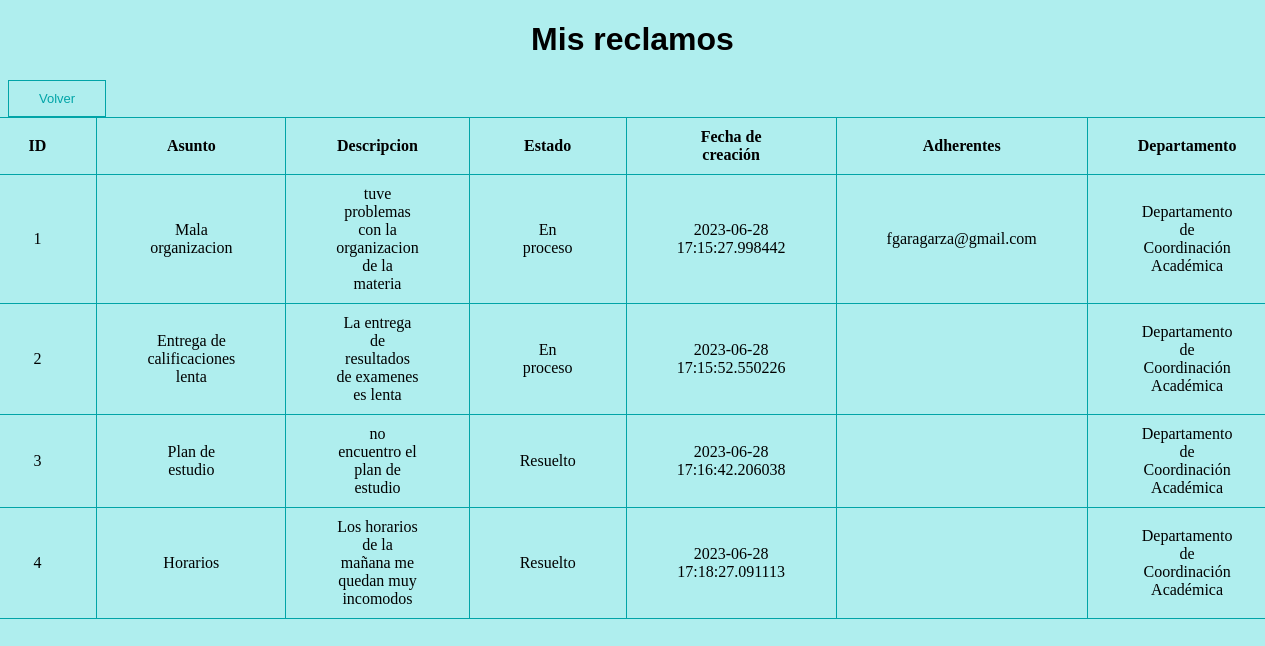
/mis_reclamos (signed in), run on the app's committed database.
### modules/classes.py (models this page shows, shortened)
class Reclamo(db.Model):
    id = db.Column(db.Integer,primary_key=True)
    usuario_creador = db.Column(db.String(100))
    asunto = db.Column(db.String(1000))
    descripcion = db.Column(db.String(1000))
    departamento_id = db.Column(db.Integer, db.ForeignKey('departamento.id'), nullable=True)
    estado =  db.Column(db.String(100))
    adherente = db.Column(db.String(100))
    fecha = db.Column(db.DateTime, default=datetime.utcnow)

class Departamento(db.Model):
    id = db.Column(db.Integer, primary_key=True)
    nombre = db.Column(db.String(100), nullable=False)
    jefe = db.Column(db.String(200))

### server.py (the view)
@app.route("/mis_reclamos", methods=['GET','POST'])
@login_required
def mis_reclamos():
    mis_reclamos = Reclamo.query.filter_by(usuario_creador=current_user.email)
    departamentos = Departamento.query.all()
    return render_template('mis_reclamos.html',mis_reclamos=mis_reclamos, departamentos=departamentos)

### server.py (called while the page is built)
@login_manager.user_loader
def user_loader(user_id):
    user = Usuario.query.get(user_id)
    if user:
        if user.id in admin_list:
            return Jefe_departamento.query.get(user_id)  #en base al id clasifica al usuario actual en jefe o usuario final
        else:
            return Usuario_final.query.get(user_id)

### templates/mis_reclamos.html (shortened to what this page needs)
<!DOCTYPE html>
<html lang="en">
<html>
    <head style="background-color:paleturquoise">
    </head>
    <body style="background-color:paleturquoise">
        <h1 class="centrar_element">Mis reclamos</h1>
        <button onclick="location.href='/pantalla_principal'">Volver</button>
        <div class="table-container">
            <table>
                <tr>
                    <td><b>ID</b></td>
                    <td><b>Asunto</b></td>
                    <td><b>Descripcion</b></td>
                    <td><b>Estado</b></td>
                    <td><b>Fecha de creación</b></td>
                    <td><b>Adherentes</b></td>
                    <td><b>Departamento</b></td>
                </tr>
                {% for reclamo in mis_reclamos %}
                    <tr>
                        <td> {{ reclamo.id }} </td>
                        <td> {{ reclamo.asunto }} </td>
                        <td> {{ reclamo.descripcion }} </td>
                        <td> {{ reclamo.estado }} </td>
                        <td> {{ reclamo.fecha }} </td>
                        <td> {{ reclamo.adherente }} </td>
                        {% if reclamo.departamento_id == None %}
                                <td>En espera de asignación</td>
                        {% else %}
                            {% for departamento in departamentos %}
                                {% if departamento.id == reclamo.departamento_id %}
                                    <td> {{ departamento.nombre }} </td>
                                {% endif %}
                            {% endfor %}
                        {% endif %}
                    </tr>
                {% endfor %}
            </table>
        </div>
    </body>

### templates/mis_reclamos.html (style rules this page uses)
table,tr,td { align-content: center; padding-top: 10px; padding-bottom: 10px; padding-right:50px; padding-left: 50px; border: 1px solid #01a4a7; border-collapse: collapse; text-align: center; }
table { max-width: 100%; }
button { border:1px solid #01a4a7; border-style: double; color:#01a4a7; align-content: center; background-color: paleturquoise; padding: 10px 30px; cursor: pointer; font-size: small; }
h1 { color:black; font-family:Arial, Helvetica, sans-serif; }
.centrar_element { align-items: center; justify-content: center; display: flex; }
.table-container { display: flex; justify-content: center; }

### data on the page
Reclamo: id "1", asunto "Mala organizacion", descripcion "tuve problemas con la organizacion de la materia", estado "En proceso", fecha "2023-06-28 17:15:27.998442", adherente "fgaragarza@gmail.com"
Departamento: nombre "Departamento de Coordinación Académica"
Reclamo: id "2", asunto "Entrega de calificaciones lenta", descripcion "La entrega de resultados de examenes es lenta", estado "En proceso", fecha "2023-06-28 17:15:52.550226"
Reclamo: id "3", asunto "Plan de estudio", descripcion "no encuentro el plan de estudio", estado "Resuelto", fecha "2023-06-28 17:16:42.206038"
Reclamo: id "4", asunto "Horarios", descripcion "Los horarios de la mañana me quedan muy incomodos", estado "Resuelto", fecha "2023-06-28 17:18:27.091113"
